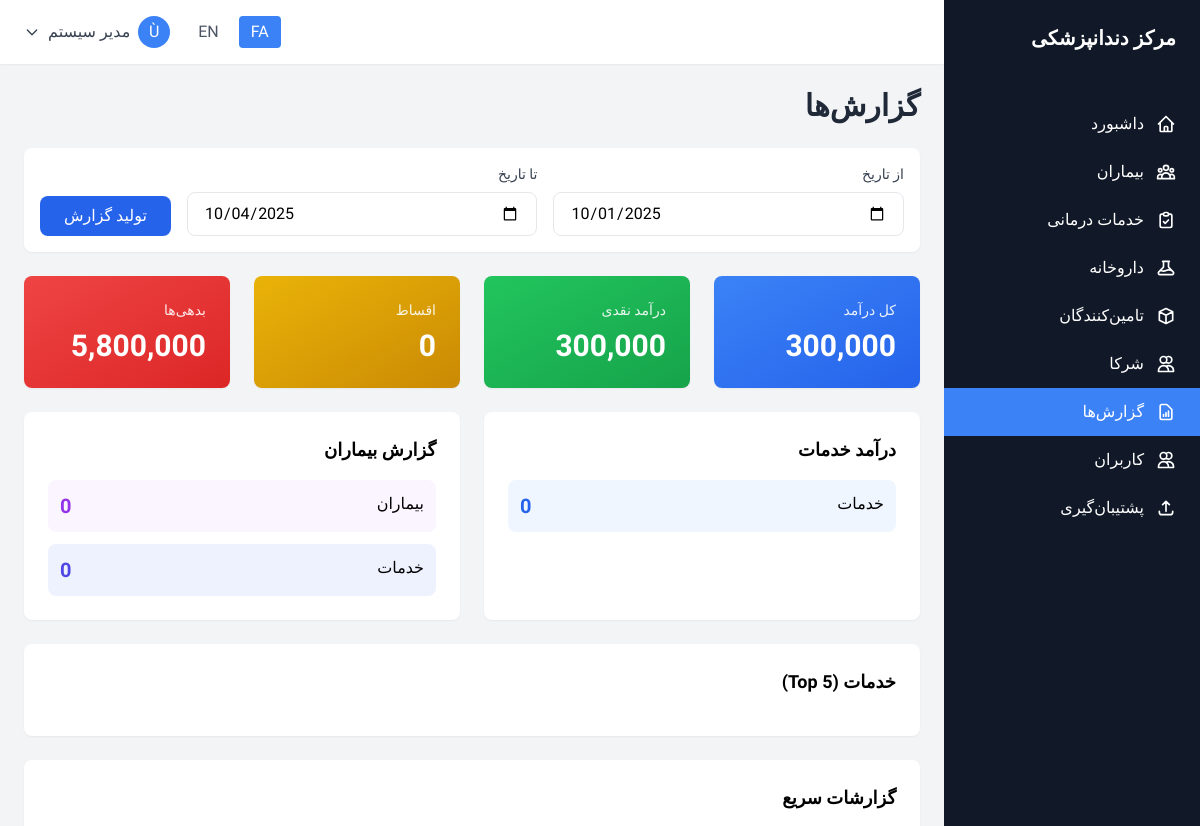
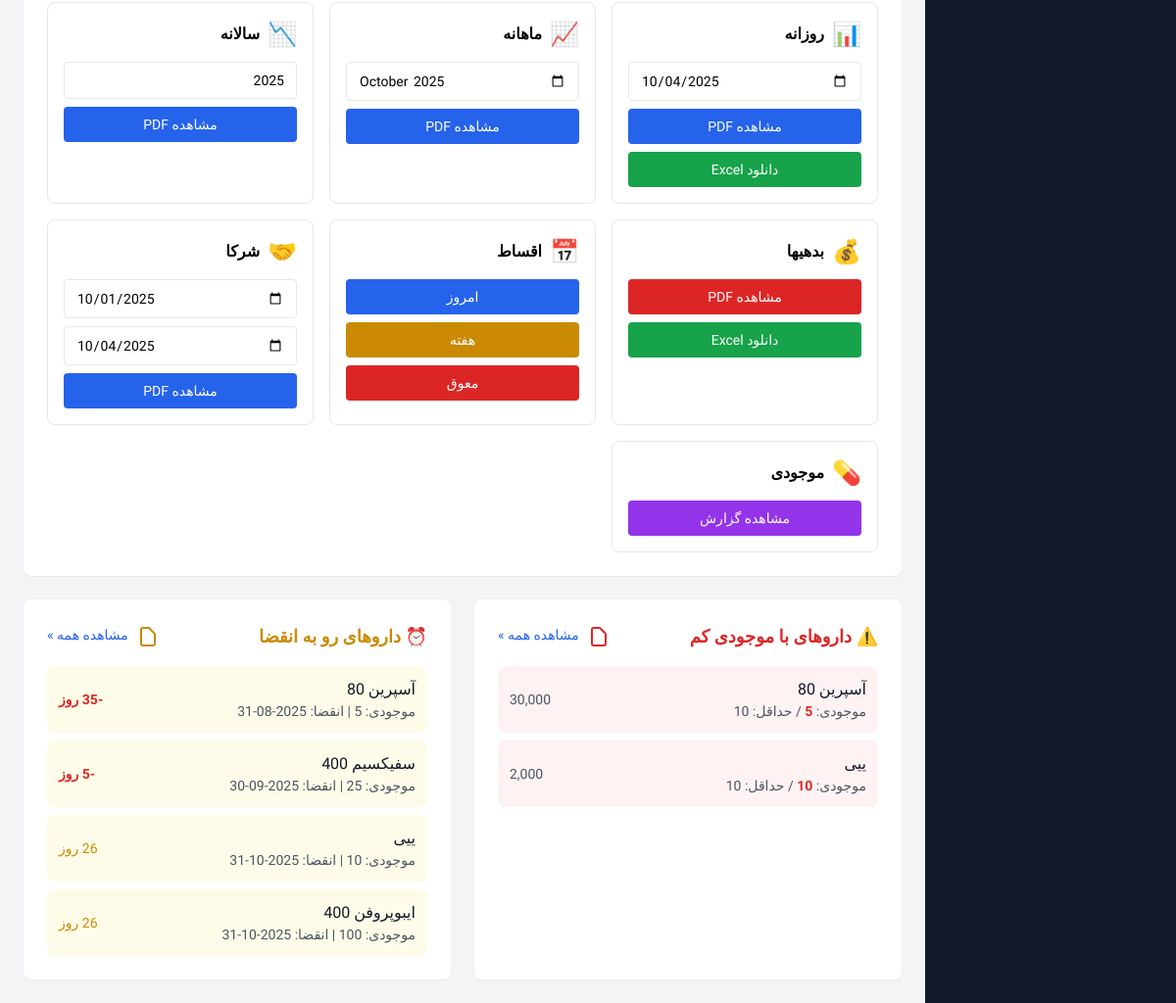
The page /reports/index.php (signed in) on the database its author committed (2 pictures, top to bottom).
### tables this page shows
CREATE TABLE IF NOT EXISTS system (
    id INT AUTO_INCREMENT PRIMARY KEY,
    record_type ENUM('setting', 'activity_log') NOT NULL,
    setting_key VARCHAR(50),
    setting_value TEXT,
    setting_type VARCHAR(20) DEFAULT 'text',
    description TEXT,
    user_id INT,
    action VARCHAR(50),
    table_name VARCHAR(50),
    record_id INT,
    ip_address VARCHAR(45),
    user_agent TEXT,
    created_at DATETIME DEFAULT CURRENT_TIMESTAMP,
    updated_at DATETIME DEFAULT CURRENT_TIMESTAMP ON UPDATE CURRENT_TIMESTAMP,
    INDEX idx_record_type (record_type),
    INDEX idx_setting_key (setting_key),
    INDEX idx_user_action (user_id, action),
    INDEX idx_table_record (table_name, record_id),
    INDEX idx_activity_date (created_at),
    UNIQUE KEY unique_setting (setting_key, record_type),
    FOREIGN KEY (user_id) REFERENCES users(id) ON DELETE SET NULL
);

CREATE TABLE IF NOT EXISTS medicines (
    id INT AUTO_INCREMENT PRIMARY KEY,
    medicine_code VARCHAR(20) UNIQUE NOT NULL,
    medicine_name VARCHAR(100) NOT NULL,
    medicine_name_en VARCHAR(100),
    category VARCHAR(50),
    manufacturer VARCHAR(100),
    unit VARCHAR(20) NOT NULL,
    purchase_price DECIMAL(10, 2) NOT NULL,
    sale_price DECIMAL(10, 2) NOT NULL,
    stock_quantity INT DEFAULT 0,
    min_stock_level INT DEFAULT 10,
    expiry_date DATE,
    description TEXT,
    supplier_name VARCHAR(100),
    supplier_phone VARCHAR(20),
    supplier_email VARCHAR(100),
    supplier_address TEXT,
    sale_patient_id INT,
    sale_code VARCHAR(20),
    sale_date DATE,
    sale_quantity INT,
    sale_unit_price DECIMAL(10, 2),
    sale_total_price DECIMAL(10, 2),
    movement_type ENUM('purchase', 'sale', 'adjustment'),
    movement_date DATE,
    movement_quantity INT,
    movement_notes TEXT,
    is_active TINYINT(1) DEFAULT 1,
    created_by INT,
    created_at DATETIME DEFAULT CURRENT_TIMESTAMP,
    updated_at DATETIME DEFAULT CURRENT_TIMESTAMP ON UPDATE CURRENT_TIMESTAMP,
    INDEX idx_medicine_code (medicine_code),
    INDEX idx_medicine_name_active (medicine_name, is_active),
    INDEX idx_category_active (category, is_active),
    INDEX idx_stock_alert (stock_quantity, min_stock_level),
    INDEX idx_expiry_alert (expiry_date, is_active),
    INDEX idx_sale_date (sale_date, sale_patient_id),
    INDEX idx_movement_date (movement_date, movement_type),
    INDEX idx_supplier_name (supplier_name),
    FOREIGN KEY (sale_patient_id) REFERENCES patients(id) ON DELETE SET NULL,
    FOREIGN KEY (created_by) REFERENCES users(id) ON DELETE SET NULL
);

### reports/index.php (the view, shortened to what the rows shown need)
<?php
require_once '../config/config.php';
include '../includes/header.php';
$lowStock = fetchAll("SELECT * FROM medicines WHERE is_active = 1 AND stock_quantity <= min_stock_level ORDER BY stock_quantity ASC LIMIT 5");
$expiringSoon = fetchAll("SELECT * FROM medicines WHERE is_active = 1 AND expiry_date <= DATE_ADD(CURDATE(), INTERVAL 30 DAY) ORDER BY expiry_date ASC LIMIT 5");
?>
<div class="space-y-6">
    <h1 class="text-3xl font-bold text-gray-800"><?php echo $lang['reports']; ?></h1>
    <div class="grid grid-cols-1 md:grid-cols-2 gap-6">
        <div class="bg-white rounded-lg shadow-sm p-6">
            <h2 class="text-lg font-semibold mb-4"><?php echo $lang['service_revenue']; ?></h2>
        </div>
        <div class="bg-white rounded-lg shadow-sm p-6">
            <h2 class="text-lg font-semibold mb-4"><?php echo $lang['patient_report']; ?></h2>
        </div>
    </div>
    <div class="bg-white rounded-lg shadow-sm p-6">
        <h2 class="text-lg font-semibold mb-4"><?php echo $lang['services']; ?> (Top 5)</h2>
    </div>
    <div class="bg-white rounded-lg shadow-sm p-6">
        <h2 class="text-lg font-semibold mb-4">گزارشات سریع</h2>
    </div>
    <div class="grid grid-cols-1 md:grid-cols-2 gap-6">
        <?php if ($lowStock): ?>
        <div class="bg-white rounded-lg shadow-sm p-6">
            <div class="flex justify-between items-center mb-4">
                <h2 class="text-lg font-semibold text-red-600">⚠️ داروهای با موجودی کم</h2>
            </div>
            <div class="space-y-2">
                <?php foreach ($lowStock as $m): ?>
                <div class="flex justify-between items-center p-3 bg-red-50 rounded-lg">
                    <div>
                        <div class="font-medium text-gray-900"><?php echo htmlspecialchars($m['medicine_name']); ?></div>
                        <div class="text-sm text-gray-600">موجودی: <span class="text-red-600 font-bold"><?php echo $m['stock_quantity']; ?></span> / حداقل: <?php echo $m['min_stock_level']; ?></div>
                    </div>
                    <div class="text-sm text-gray-600"><?php echo formatCurrency($m['purchase_price']); ?></div>
                </div>
                <?php endforeach; ?>
            </div>
        </div>
        <?php endif; ?>
        <?php if ($expiringSoon): ?>
        <div class="bg-white rounded-lg shadow-sm p-6">
            <div class="flex justify-between items-center mb-4">
                <h2 class="text-lg font-semibold text-yellow-600">⏰ داروهای رو به انقضا</h2>
            </div>
            <div class="space-y-2">
                <?php foreach ($expiringSoon as $m):
                    $daysLeft = floor((strtotime($m['expiry_date']) - time()) / 86400);
                ?>
                <div class="flex justify-between items-center p-3 bg-yellow-50 rounded-lg">
                    <div>
                        <div class="font-medium text-gray-900"><?php echo htmlspecialchars($m['medicine_name']); ?></div>
                        <div class="text-sm text-gray-600">موجودی: <?php echo $m['stock_quantity']; ?> | انقضا: <?php echo $m['expiry_date']; ?></div>
                    </div>
                    <div class="text-sm <?php echo $daysLeft < 7 ? 'text-red-600 font-bold' : 'text-yellow-600'; ?>"><?php echo $daysLeft; ?> روز</div>
                </div>
                <?php endforeach; ?>
            </div>
        </div>
        <?php endif; ?>
    </div>
</div>
<?php include '../includes/footer.php'; ?>

### includes/header.php (shortened to what the rows shown need)
<?php
$lang = loadLanguage();
?>
<!DOCTYPE html>
<html lang="<?php echo $current_lang; ?>" dir="<?php echo $current_lang === 'fa' ? 'rtl' : 'ltr'; ?>">
<head>
    <script src="https://cdn.tailwindcss.com"></script>
</head>
<body class="bg-gray-100">
    <div class="flex h-screen overflow-hidden">
        <aside class="w-64 bg-gray-900 text-white flex-shrink-0 hidden md:block flex flex-col">
            <div class="p-6 flex-shrink-0">
                <h1 class="text-xl font-bold"><?php echo getSetting('clinic_name', $lang['app_name']); ?></h1>
            </div>
        </aside>
        <div class="flex-1 flex flex-col overflow-hidden">
            <main class="flex-1 overflow-y-auto p-6">

### rows shown on the page
system: setting_value "مرکز دندانپزشکی"
medicines: medicine_name "آسپرین 80", stock_quantity "5", min_stock_level "10", purchase_price "30,000", expiry_date "2025-08-31"
medicines: medicine_name "ییی", stock_quantity "10", min_stock_level "10", purchase_price "2,000", expiry_date "2025-10-31"
medicines: medicine_name "سفیکسیم 400", expiry_date "2025-09-30"
medicines: medicine_name "ایبوپروفن 400", expiry_date "2025-10-31"

### other values the page prints
$lang['menu_dashboard'] "داشبورد"
$lang['menu_patients'] "بیماران"
$lang['menu_services'] "خدمات درمانی"
$lang['menu_medicines'] "داروخانه"
$lang['menu_suppliers'] "تامین‌کنندگان"
$lang['menu_partners'] "شرکا"
$lang['menu_reports'] "گزارش‌ها"
$lang['menu_users'] "کاربران"
$lang['menu_backup'] "پشتیبان‌گیری"
substr($user['full_name'], 0, 1) "Ù"
$user['full_name'] "مدیر سیستم"
$lang['reports'] "گزارش‌ها"
$lang['from_date'] "از تاریخ"
$lang['to_date'] "تا تاریخ"
$lang['generate_report'] "تولید گزارش"
